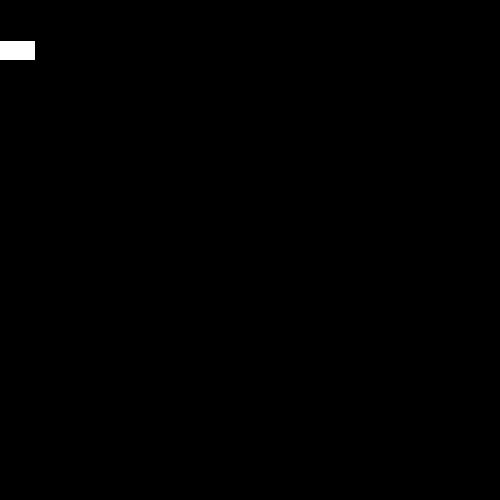
Frame 1 (no input)
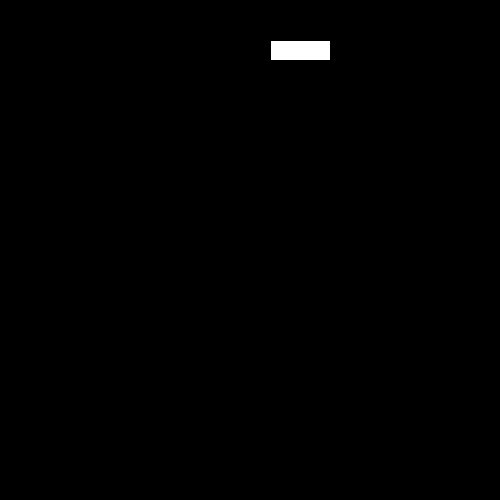
Frame 60 (the mouse pressed at the canvas centre just before this capture)
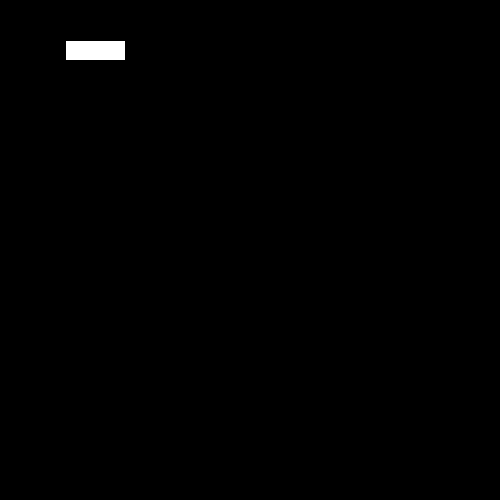
Frame 120 (the mouse held since frame 60 and released just before this capture)

The Processing sketch that drew these frames (run headless with seeded random() and noise(); from frame 60 on, the mouse is pressed at the canvas centre):

// Processing sketch: introExampleCarsStartingCode
// ── introExampleCarsStartingCode.pde
int xPos = 0;
int yPos = 50;
int xSpeed = 5;
color carColor = 255;

void setup() {
 size(500,500);
}

void draw() {
  background(0);
  move();
  display();
}
//moves the car until it reaches the edge of screen where upon it's position is reset
void move() {
  xPos += xSpeed;
  if (xPos > width) {
    xPos = 0;
  }
}

//displays the car on screen at it's position
void display() {
  rectMode(CENTER);
  fill(carColor);
  rect(xPos,yPos,60,20);
}
